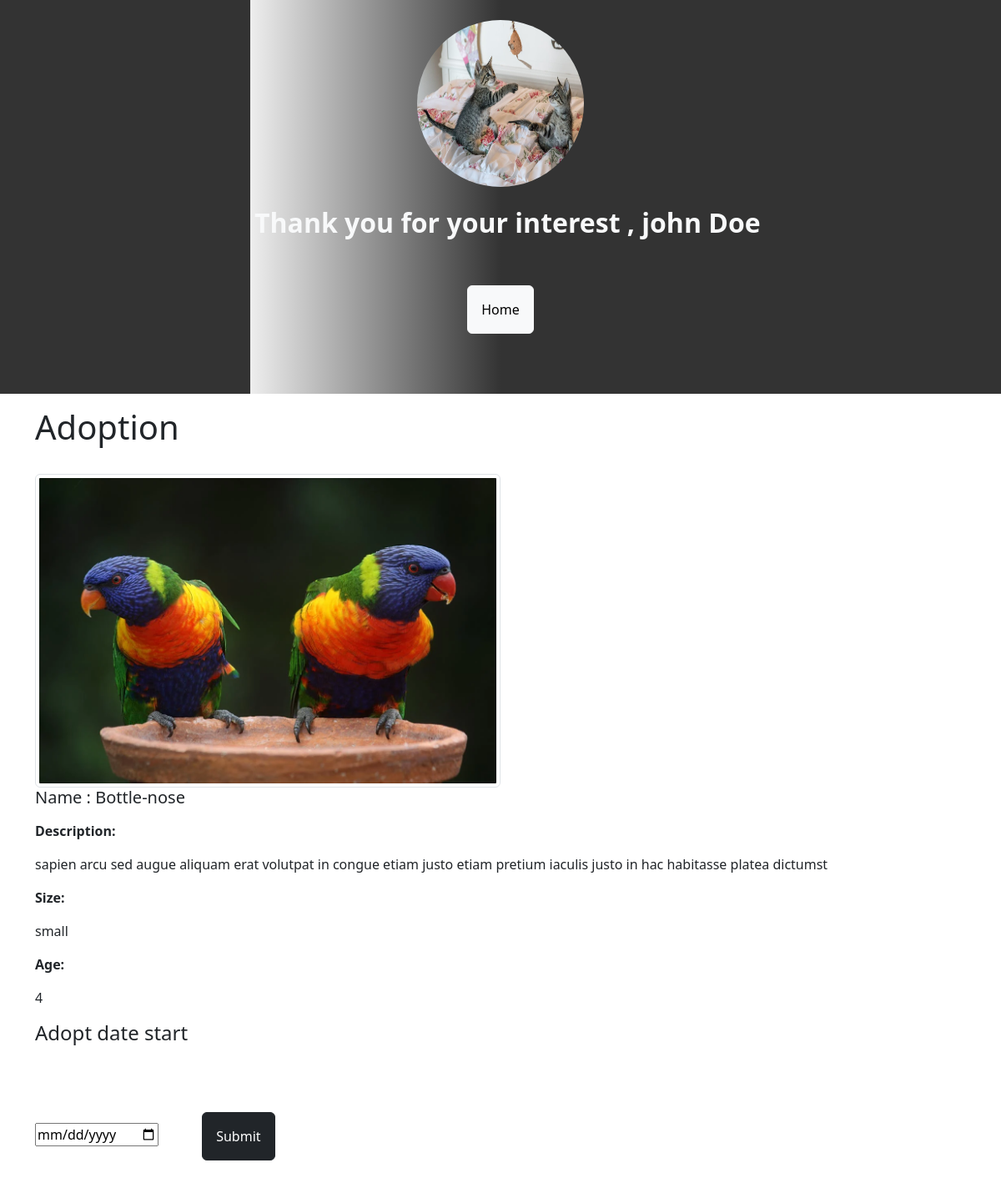
The app's page /adoption.php?id=1 (signed in) with its own data.
### tables this page shows
CREATE TABLE `user` (
  `id` int(11) NOT NULL,
  `first_name` varchar(50) NOT NULL,
  `last_name` varchar(30) NOT NULL,
  `password` varchar(255) NOT NULL,
  `date_of_birth` date DEFAULT NULL,
  `email` varchar(255) NOT NULL,
  `address` varchar(255) NOT NULL,
  `picture` varchar(255) NOT NULL,
  `status` enum('user','adm') DEFAULT 'user',
  `phone_number` varchar(20) NOT NULL
);

CREATE TABLE `animal` (
  `id` int(11) NOT NULL,
  `name` varchar(50) NOT NULL,
  `picture` varchar(255) NOT NULL,
  `live` varchar(255) NOT NULL,
  `location` varchar(255) NOT NULL,
  `dis` varchar(255) NOT NULL,
  `size` enum('small','medium','big') NOT NULL,
  `age` int(3) NOT NULL,
  `vaccinated` enum('Yes','No') NOT NULL,
  `breed` varchar(50) NOT NULL,
  `status` enum('Adopted','Available') NOT NULL DEFAULT 'Available'
);

### adoption.php (the view, shortened to what this page needs)
<?php
require_once "components/db_connect.php";
$res = mysqli_query($connect, "SELECT * FROM user WHERE id=" . $_SESSION['user']);
$row = mysqli_fetch_array($res, MYSQLI_ASSOC);
$result4 = mysqli_query($connect, "SELECT * FROM animal WHERE id =" . $_GET['id']);
$rowp = mysqli_fetch_array($result4, MYSQLI_ASSOC);
?>
<!DOCTYPE html>
<html lang="en">
<head>
    <head>
        <?php require_once 'components/boot.php' ?>
    </head>
</head>
<body>
<div class="container-fluid m-0 p-0 text-center">
    <div class="hero p-4 mb-3">
        <img class="userImage rounded-circle" src="picture/<?php echo $row['picture']; ?>" alt="<?php echo $row['first_name']; ?>">
        <h2 class="text-white mt-4"><strong class = "text-light">&nbsp; Thank you for your interest ,
            <?php echo $row['first_name'] . " " . $row['last_name']; ?></strong> </h2>
            <a href="home.php?home" class="btn btn-light m-5 p-3">Home</a>
    </div>
</div>
<div class="container mt-3">
    <h1>Adoption</h1><br>
        <form method="POST">
            <img src="picture/<?php echo $rowp['picture']; ?>" class="img-thumbnail w-50">
                <h5 class="card-title"><?php echo 'Name : ' .  $rowp['name']; ?></h5>
                <p class="card-text"><?php echo '<p class = "fw-bold">Description:</p>' .  $rowp['dis']; ?></p>
                <p class="card-text"><?php echo '<p class = "fw-bold">Size:</p>' .  $rowp['size']; ?></p>
                <p class="card-text"><?php echo '<p class = "fw-bold">Age:</p>' .  $rowp['age']; ?></p>
                <h4>Adopt date start</h4><br>
                <input type="date" name="date_adoption">
                <input class="btn btn-dark m-5 p-3" type="submit" name="submit">
        </form>
</div>
</body>
</html>

### adoption.php (style rules this page uses)
.userImage { width: 200px; height: 200px; }
.hero { background: linear-gradient(to left, #333, #333 50%, #eee 75%, #333 75%); }

### records on screen
user: picture (picture), first_name "john", last_name "Doe"
animal: picture (picture), name "Bottle-nose", dis "sapien arcu sed augue aliquam erat volutpat in congue etiam justo etiam pretium iaculis justo in hac habitasse platea dictumst", size "small", age "4"
